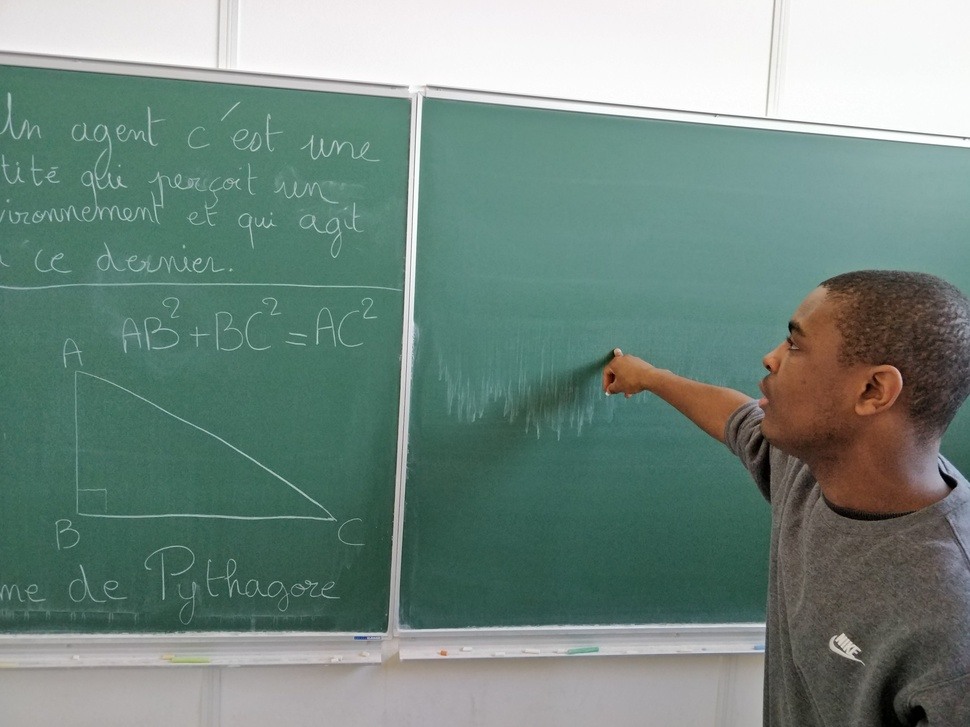
#> input picture training_data/80.jpg, 970 x 727 px, shrunk from 4608 x 3456 before the run, found by its file name
$ python bord_detection.py
#> lines starting #> are read from the running program, lines starting #| are printed output that depends on the picture
import numpy as np
import cv2 as cv
import matplotlib.pyplot as plt
import math
import os

#premièrement dillatation
#

#MEDIAN_KERNEL_SIZE_COEFFICIENT = 50
KERNEL_SIZE = 31
ACCEPTABLE_ANGLE = 0.3


def main():
    img = cv.imread(r"C:\\Users\\onurb\\PycharmProjects\\Projet-Image\\training_data\\80.jpg")
#> img is the input picture: shape (727, 970, 3); mean B, G, R 127.9, 136.5, 114.5
    #img = cv.imread(r"C:\\Users\\onurb\\pycharm_projects\\Image_Tps\\ImagesProjetL3\\ImagesProjetL3\\13.jpg")
    #dessiner(img, "image")
    print(img.shape[0])
#| 727
    med = median(img)
#> in median, `med = cv.medianBlur(img, ksize = KERNEL_SIZE)`:
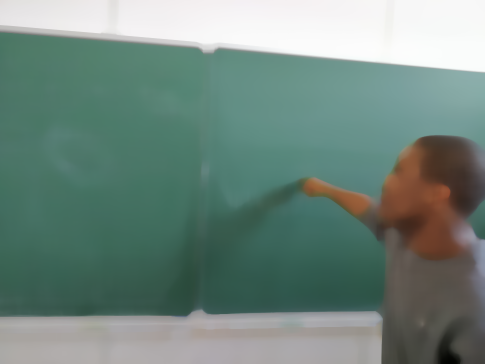
#> med: shape (727, 970, 3) (shown at 1/2 size); mean B, G, R 126.5, 135.3, 112.7
    gray = cv.cvtColor(med, cv.COLOR_BGR2GRAY)
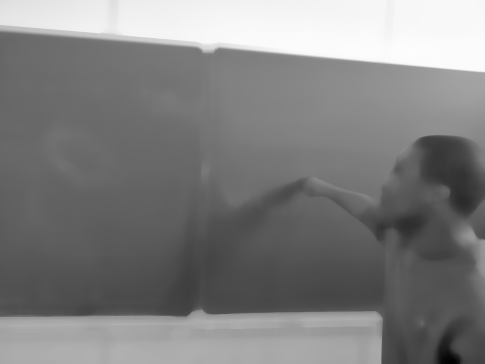
#> gray: shape (727, 970) (shown at 1/2 size); min 2, max 253, mean 127.5
    line_detection(gray,img)

    #dir = r"C:\Users\onurb\PycharmProjects\Projet-Image\training_data"
    #test(dir)


# [6 lines left out: function extract_tableau, not called in this run]

def median(img):
    """
    :param img: image de base en 1 ou 3 channels
    :return: image avec le filtre median appliqué
    """
    #kernel_size = get_kernel_size(img, MEDIAN_KERNEL_SIZE_COEFFICIENT)
    #print(kernel_size)
    med = cv.medianBlur(img, ksize = KERNEL_SIZE)
    #dessiner(med, "med")
    return med

# [19 lines left out: functions get_kernel_size, erosion, not called in this run]


def line_detection(gray,base_img):
    dst = cv.Canny(gray, 50, 200, None, 3)
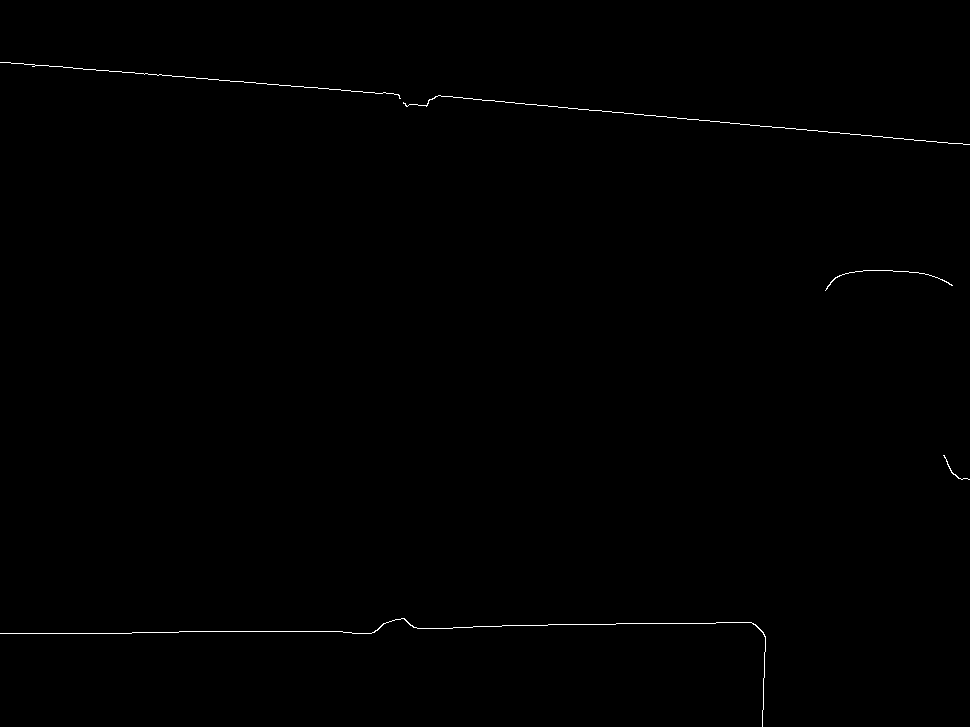
#> dst: shape (727, 970); 0.29% white in thin lines or dots
    #dessiner(dst, "canny")

    # Copy edges to the images that will display the results in BGR
    cdst = cv.cvtColor(dst, cv.COLOR_GRAY2BGR)
#> cdst: shape (727, 970, 3); 0.29% white in thin lines or dots
    cdstP = np.copy(cdst)
    cdst_gray = np.copy(cdst)
    cdst_filter = np.copy(cdst)
    cdst_filter1 = np.copy(cdst)

    lines = cv.HoughLines(dst, 1, np.pi / 180, 150, None, 0, 0)
#> lines = [[634, 1.55], [59, 1.66], [631, 1.57], [633, 1.57]]


    if lines is not None:
        for i in range(0, len(lines)):
            rho = lines[i][0][0]
            theta = lines[i][0][1]
            a = math.cos(theta)
            b = math.sin(theta)
            x0 = a * rho
            y0 = b * rho
            pt1 = (int(x0 + 1000 * (-b)), int(y0 + 1000 * (a)))
            pt2 = (int(x0 - 1000 * (-b)), int(y0 - 1000 * (a)))
            cv.line(cdst, pt1, pt2, (0, 0, 255), 3, cv.LINE_AA)
#> this loop made 4 passes
#> (rho, theta, a, b, x0, y0, pt1, pt2) on passes 1 to 4: (634, 1.55, 0.0175, 1, 11.06, 633.9, (-988, 651), (1010, 616)), (59, 1.66, -0.0872, 0.996, -5.14, 58.78, (-1001, -28), (991, 145)), (631, 1.57, -4.37e-08, 1, -2.76e-05, 631, (-1000, 630), (999, 631)), (633, 1.57, -4.37e-08, 1, -2.77e-05, 633, (-1000, 632), (999, 633))
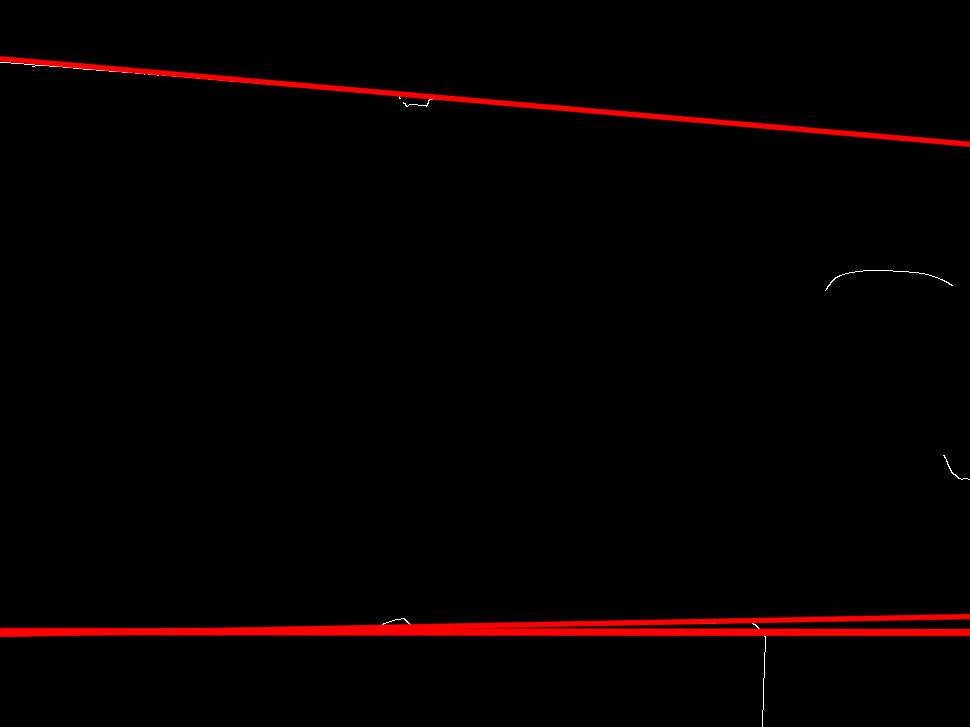
#> cdst: shape (727, 970, 3); mean B, G, R 0.2, 0.2, 5.9

    #dessiner(cdst, "lines")

    linesP = cv.HoughLinesP(dst, 1, np.pi / 180, 50, None, 50, 10)
#> linesP = [[132, 632, 234, 631], [242, 81, 398, 94], [537, 105, 892, 137], [22, 63, 376, 93], [0, 633, 131, 633], [437, 96, 666, 116], [423, 628, 536, 625], [616, 623, 715, 623], [548, 624, 615, 624], [840, 133, 913, 139], [914, 140, 969, 144]]

    if linesP is not None:
        for i in range(0, len(linesP)):
            l = linesP[i][0]
            cv.line(cdstP, (l[0], l[1]), (l[2], l[3]), (0, 0, 255), 3, cv.LINE_AA)
#> this loop made 11 passes
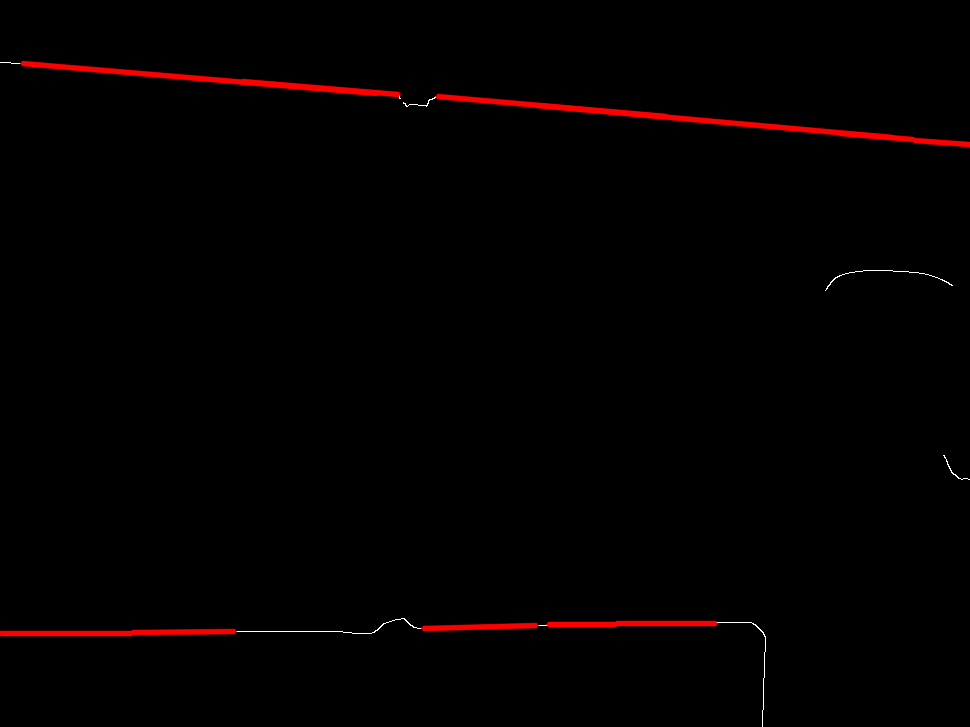
#> cdstP: shape (727, 970, 3); mean B, G, R 0.2, 0.2, 3.1
            #print(f"coordinates (x1, y1): {l[1]}, {l[0]}, color : {base_img[l[1], l[0]]}")
            #print(f"coordinates (x1, y1): {l[1]}, {l[0]}, color : {base_img[l[1], l[0]]}")

    """lines_gray = filter_gray_lines(linesP, base_img)

    if lines_gray is not None:
        for i in range(0, len(lines_gray)):
            l = linesP[i][0]
            cv.line(cdst_gray, (l[0], l[1]), (l[2], l[3]), (0, 0, 255), 3, cv.LINE_AA)
            # [10 lines of commented-out code are left out]
    border_lines = []
    if linesP is not None:
        border_lines = filter2(linesP, base_img.shape[0], base_img.shape[1])

    """
    l1,l2,l3,l4 = border_lines
    cv.line(cdst_filter1, (l1[0], l1[1]), (l1[2], l1[3]), (0, 0, 255), 3, cv.LINE_AA)
    cv.line(cdst_filter1, (l2[0], l2[1]), (l2[2], l2[3]), (0, 0, 255), 3, cv.LINE_AA)
    cv.line(cdst_filter1, (l3[0], l3[1]), (l3[2], l3[3]), (0, 0, 255), 3, cv.LINE_AA)
    cv.line(cdst_filter1, (l4[0], l4[1]), (l4[2], l4[3]), (0, 0, 255), 3, cv.LINE_AA)
    dessiner(cdst_filter1, "filter1")"""


    #la fin des lignes
    endpoints = []
    #draw lines of the edges
    for line in border_lines:
        endpoint = draw_line((line[0], line[1]), (line[2], line[3]),cdst_filter)
        endpoints.append(endpoint)

    #dessiner(cdst_filter, "filter")

    extracted_img, board_limit = extraction_tableau(base_img, endpoints)
    # [7 lines of commented-out code are left out]

    return extracted_img, board_limit


"""def filter_gray_lines(lines, base_img):
    gray_lines = []
    for line in lines:
        x1, y1, x2, y2 = line[0]
        if is_gray(base_img[y1, x1]) and is_gray(base_img[y2, x2]):
            gray_lines.append(line)
    return gray_lines


def is_gray(pixel, tolerance=GRAY_TOLERANCE):
    #print(pixel)
    r, g, b = pixel
    if abs(float(r) - float(g)) < tolerance and abs(float(g) - float(b)) < tolerance and abs(float(b) - float(r)) < tolerance:
        return True
    else:
        return False

def majoritory_gray(img, pixel_coordinates, tolerance = GRAY_TOLERANCE):
    neighborhood = img[max(pixel_coordinates[0] - 5, 0):min(pixel_coordinates[0] + 6, img.shape[0]),
                   max(pixel_coordinates[1] - 5, 0):min(pixel_coordinates[1] + 6, img.shape[1])]
    gray_counter = 0
    print("neigbors")
    print(neighborhood)
    for row in neighborhood:
        for pixel in row:
            if is_gray(pixel):
                gray_counter += 1

    if gray_counter >= 80:
        return True
    else:
        return False"""


def filter2(linesP, height, length):
    up_border = get_upper_border(linesP, height//2)
    bottom_border = get_bottom_border(linesP, height//2)
    left_border = get_left_border(linesP, length//2, up_border[1], bottom_border[1])
    right_border = get_right_border(linesP, length//2, up_border[1], bottom_border[1])

    print(f"upper : {up_border}")
    print(f"upper : {bottom_border}")
    print(f"upper : {left_border}")
    print(f"upper : {right_border}")

    return up_border, bottom_border, left_border, right_border


def get_upper_border(lines, middle_height):
#> called with lines = array of shape (11, 1, 4), middle_height = 363
    max_p1 = (0,0)
    max_p2 = (0,0)
    for line in lines:
        x1, y1, x2, y2 = line[0]
        #check if the line is on the top part and if it's horizontal
        if y1 < middle_height and y2 < middle_height and is_horizontal((x1, y1), (x2, y2)):
            #chek if the point is the maximum
            if y1 > max_p1[1] and y2 > max_p2[1]:
                max_p1 = (x1, y1)
                max_p2 = (x2, y2)
#> this loop made 11 passes
#> (x1, y1, x2, y2, diff in is_horizontal, length in is_horizontal, ratio in is_horizontal) on passes 2, 3, 4, 6, 10, 11: (242, 81, 398, 94, 13, 156.5, 0.083), (537, 105, 892, 137, 32, 356.4, 0.0898), (22, 63, 376, 93, 30, 355.3, 0.0844), (437, 96, 666, 116, 20, 229.9, 0.087), (840, 133, 913, 139, 6, 73.25, 0.0819), (914, 140, 969, 144, 4, 55.15, 0.0725)
#> in filter2, `up_border = get_upper_border(linesP, height//2)`: up_border = (914, 140, 969, 144)
    return max_p1[0], max_p1[1], max_p2[0], max_p2[1]

def get_bottom_border(lines, middle_height):
#> called with lines = array of shape (11, 1, 4), middle_height = 363
    min_p1 = (0, middle_height * 2)
    min_p2 = (0, middle_height * 2)
    for line in lines:
        x1, y1, x2, y2 = line[0]
        # check if the line is on the bottom part and if it's horizontal
        if y1 > middle_height and y2 > middle_height and is_horizontal((x1, y1), (x2, y2)):
            # chek if the point is the minimum
            if y1 < min_p1[1] and y2 < min_p2[1]:
                min_p1 = (x1, y1)
                min_p2 = (x2, y2)
#> this loop made 11 passes
#> (x1, y1, x2, y2, diff in is_horizontal, length in is_horizontal, ratio in is_horizontal) on passes 1, 5, 7, 8, 9: (132, 632, 234, 631, 1, 102, 0.0098), (0, 633, 131, 633, 0, 131, 0), (423, 628, 536, 625, 3, 113, 0.0265), (616, 623, 715, 623, 0, 99, 0), (548, 624, 615, 624, 0, 67, 0)
#> in filter2, `bottom_border = get_bottom_border(linesP, height//2)`: bottom_border = (616, 623, 715, 623)
    return min_p1[0], min_p1[1], min_p2[0], min_p2[1]


def get_left_border(lines, middle_length, up_border, down_border):
#> called with lines = array of shape (11, 1, 4), middle_length = 485, up_border = 140, down_border = 623
    max_p1 = (0,0)
    max_p2 = (0,0)
    for line in lines:
        x1, y1, x2, y2 = line[0]
        #check if the line is on the top part and if it's horizontal
        if x1 < middle_length and x2 < middle_length and is_vertical((x1, y1), (x2, y2)) and down_border > y1 > up_border:
            #chek if the point is the maximum
            if x1 > max_p1[0] and x2 > max_p2[0]:
                max_p1 = (x1, y1)
                max_p2 = (x2, y2)
#> this loop made 11 passes
#> after the loop, max_p1 = (0, 0); max_p2 = (0, 0)
#> in filter2, `left_border = get_left_border(linesP, length//2, up_border[1], bottom_..`: left_border = (0, 0, 0, 0)
    return max_p1[0], max_p1[1], max_p2[0], max_p2[1]

def get_right_border(lines, midddle_length, up_border, down_border):
#> called with lines = array of shape (11, 1, 4), midddle_length = 485, up_border = 140, down_border = 623
    min_p1 = (midddle_length * 2, 0)
    min_p2 = (midddle_length * 2, 0)
    for line in lines:
        x1, y1, x2, y2 = line[0]
        # check if the line is on the bottom part and if it's horizontal
        if x1 > midddle_length and x2 > midddle_length and is_vertical((x1, y1), (x2, y2)) and down_border > y1 > up_border:
            # chek if the point is the minimum
            if x1 < min_p1[0] and x2 < min_p2[0]:
                min_p1 = (x1, y1)
                min_p2 = (x2, y2)
#> this loop made 11 passes
#> after the loop, min_p1 = (970, 0); min_p2 = (970, 0)
#> in filter2, `right_border = get_right_border(linesP, length//2, up_border[1], botto..`: right_border = (970, 0, 970, 0)
#| upper : (914, 140, 969, 144)
#| upper : (616, 623, 715, 623)
#| upper : (0, 0, 0, 0)
#| upper : (970, 0, 970, 0)
#> in line_detection, `border_lines = filter2(linesP, base_img.shape[0], base_img.shape[1])`: border_lines = ((914, 140, 969, 144), (616, 623, 715, 623), (0, 0, 0, 0), (970, 0, 970, 0))
#> the loop in line_detection, `for line in border_lines:` made 4 passes
#> (printed output is left out)
#> after the loop in line_detection, `for line in border_lines:`: endpoints = [[(0, 73), (969, 144)], [(0, 623), (970, 623)], [], [(970, 0), (970, 727)]]
    return min_p1[0], min_p1[1], min_p2[0], min_p2[1]


def is_horizontal(p1, p2, threshold=ACCEPTABLE_ANGLE):
    """
    Check if a line defined by two points is approximately horizontal.
    """
    # calculate the absolute difference between the y-coordinates
    diff = abs(p1[1] - p2[1])

    # calculate the length of the line
    length = ((p1[0] - p2[0]) ** 2 + (p1[1] - p2[1]) ** 2) ** 0.5

    # calculate the ratio of the absolute difference and the length
    ratio = diff / length

    # check if the ratio is below the threshold
    return ratio < threshold

# [23 lines left out: functions is_horizontal2, is_vertical2, not called in this run]


def is_vertical(p1, p2, threshold=ACCEPTABLE_ANGLE):
    """
    Check if a line defined by two points is approximately vertical.
    """
    # calculate the absolute difference between the x-coordinates
    diff = abs(p1[0] - p2[0])

    # calculate the length of the line
    length = ((p1[0] - p2[0]) ** 2 + (p1[1] - p2[1]) ** 2) ** 0.5

    # calculate the ratio of the absolute difference and the length
    ratio = diff / length

    # check if the ratio is below the threshold
    return ratio < threshold


def draw_line(p1, p2, img):
    """
    draw the line passing through the two points that extends to the edges of the image
    """
    x1, y1 = p1
    x2, y2 = p2

    #check if there is a line
    if x1 == 0 and y1 == 0 and x2 == 0 and y2 == 0:
        return []
    # check if it is not a vertical line
    if x1 - x2 == 0:
        cv.line(img, (x1, 0), (x1, img.shape[0]), (255, 0, 0), 3, cv.LINE_AA)
        return [(x1, 0), (x1, img.shape[0])]
    elif y2 - y1 == 0: #horizonta
        cv.line(img, (0, y1), (img.shape[1], y1), (255, 0, 0), 3, cv.LINE_AA)
        return[(0, y1), (img.shape[1], y1)]
    print(f"point {p1, p2}")
    # calculate the equation of the line
    m = (y2 - y1) / (x2 - x1)
    b = y1 - m * x1

    print(f"m: {m}, b {b}")

    # calculate the intersection points with the four edges of the image
    left_pt = (0, int(b))
    right_pt = (img.shape[1] - 1, int(m * (img.shape[1] - 1) + b))
    top_pt = (int(-b / m), 0)
    bottom_pt = (int((img.shape[0] - 1 - b) / m), img.shape[0] - 1)

    # find the endpoints of the line that extend to the edges of the image
    endpoints = []
    if left_pt[1] >= 0 and left_pt[1] < img.shape[0]:
        endpoints.append(left_pt)
    if right_pt[1] >= 0 and right_pt[1] < img.shape[0]:
        endpoints.append(right_pt)
    if top_pt[0] >= 0 and top_pt[0] < img.shape[1]:
        endpoints.append(top_pt)
    if bottom_pt[0] >= 0 and bottom_pt[0] < img.shape[1]:
        endpoints.append(bottom_pt)

    # draw the line passing through the two points that extends to the edges of the image
    if len(endpoints) == 2:
        cv.line(img, endpoints[0], endpoints[1], (255, 0, 0), 3, cv.LINE_AA)

    return endpoints


def extraction_tableau(img, end_points):
    """Extraction de tableau en mettant 0 pour les pixels qui sont pas sur les tableau par rapport aux bords trouvés"""
    extracted_img = img.copy()

    if len(end_points) == 0:
        return img, [0,img.shape[0],0,img.shape[1]]

    print(end_points)
#| [[(0, 73), (969, 144)], [(0, 623), (970, 623)], [], [(970, 0), (970, 727)]]
    top_line = end_points[0]
#> top_line = [(0, 73), (969, 144)]
    bottom_line = end_points[1]
#> bottom_line = [(0, 623), (970, 623)]
    left_line = end_points[2]
#> left_line = []
    right_line = end_points[3]
#> right_line = [(970, 0), (970, 727)]

    for y in range(img.shape[0]):
        for x in range(img.shape[1]):
            if len(top_line) == 2 and is_over_line((x, y), top_line[0], top_line[1]):
                extracted_img[y,x] = [0,0,0]
                continue
            elif len(bottom_line) == 2 and is_under_line((x, y), bottom_line[0], bottom_line[1]):
                extracted_img[y,x] = [0,0,0]
                continue
            elif len(left_line) == 2 and is_left_of_line((x, y), left_line[0], left_line[1]):
                extracted_img[y,x] = [0,0,0]
                continue
            elif len(right_line) == 2 and is_right_of_line((x, y), right_line[0], right_line[1]):
                extracted_img[y,x] = [0,0,0]
                continue
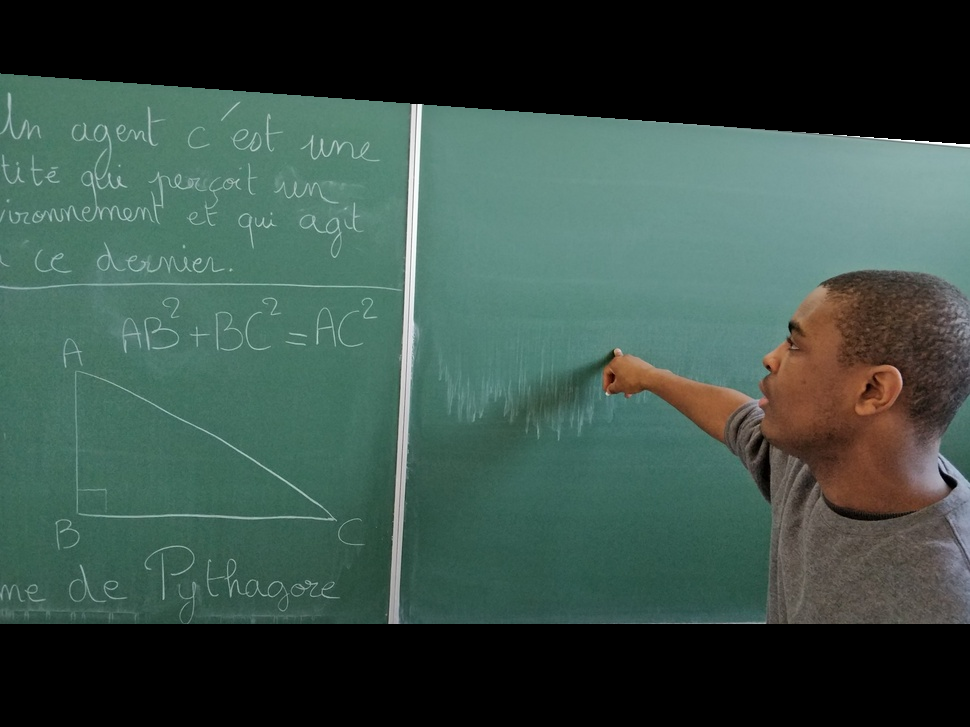
#> extracted_img: shape (727, 970, 3); mean B, G, R 72.8, 81.1, 59

    #get the bord limits
    vertical_min = 0 if len(top_line) < 2 else min(top_line[0][1], top_line[1][1])
    vertical_max = img.shape[0] if len(bottom_line) < 2 else max(bottom_line[0][1], bottom_line[1][1])
    horizontal_min = 0 if len(left_line) < 2 else min(left_line[0][0], left_line[1][0])
    horizontal_max = img.shape[1] if len(right_line) < 2 else max(right_line[0][0], right_line[1][0])
    print("hello")
    print([vertical_min, vertical_max, horizontal_min, horizontal_max])
#| [73, 623, 0, 970]
    return extracted_img, [vertical_min, vertical_max, horizontal_min, horizontal_max]
def is_under_line(pixel, line_p1, line_p2):
    """
    Checks if a given pixel is below a line defined by two points.
    Returns True if the pixel is below the line, and False otherwise.
    """
    x, y = pixel
    x1, y1 = line_p1
    x2, y2 = line_p2
    if x2 == x1:  # Vertical line
        return x <= x1
    slope = (y2 - y1) / (x2 - x1)
    y_intercept = y1 - slope * x1
    return y > slope * x + y_intercept


def is_over_line(pixel, line_p1, line_p2):
    """
    Checks if a given pixel is over a line defined by two points.
    Returns True if the pixel is over the line, and False otherwise.
    """
    x, y = pixel
    x1, y1 = line_p1
    x2, y2 = line_p2
    if x2 == x1:  # Vertical line
        return x >= x1
    slope = (y2 - y1) / (x2 - x1)
    y_intercept = y1 - slope * x1
    return y < slope * x + y_intercept

# [15 lines left out: function is_left_of_line, not called in this run]

def is_right_of_line(pixel, line_p1, line_p2):
    """
    Checks if a given pixel is to the left of a line defined by two points.
    Returns True if the pixel is to the left of the line, and False otherwise.
    """
    x, y = pixel
    x1, y1 = line_p1
    x2, y2 = line_p2
    if y2 == y1:  # Horizontal line
        return y >= y1
    elif x2 == x1: #horizontal line
        return x >= x1
    slope = (y2 - y1) / (x2 - x1)
    y_intercept = y1 - slope * x1
    return x > (y - y_intercept) / slope

# [17 lines left out: functions dessiner, test, not called in this run]

if __name__ == '__main__':
    main()
